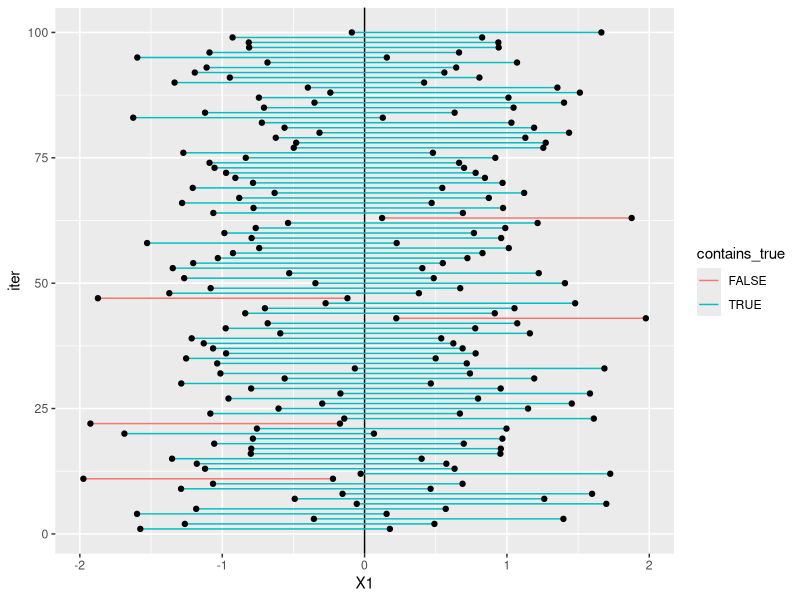
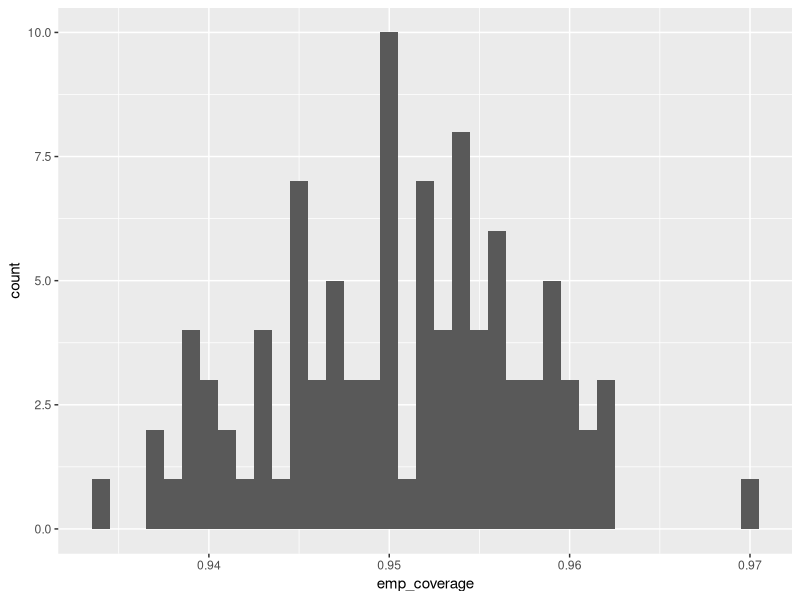

Here is the R script that generated these plots, in order:
# libraries and setup
library(tidyverse)
set.seed(400)

# Your turn
# 1. Coverage for CI for $\mu$ when $\sigma$ is known, $\left(\overline{x} - z_{1 - \frac{\alpha}{2}} \frac{\sigma}{\sqrt{n}}, \overline{x} + z_{1 - \frac{\alpha}{2}} \frac{\sigma}{\sqrt{n}}\right)$.
# a. Simulate $X_1, \dots, X_n \stackrel{iid}{\sim} N(0, 1)$. Compute the empirical coverage for a $95%$ confidence interval for $n = 5$ using $m = 1000$ MC samples.

## setup for MC
n <- 5
m <- 1000

## simulate data from assumed model
sample <- matrix(rnorm(n * m), nrow = m)

## calculate CIs and indicator variable
ci <- cbind(rowSums(sample)/n - qnorm(.975) * 1/sqrt(n), rowSums(sample)/n + qnorm(.975) * 1/sqrt(n))
y <- ci[,1] < 0 & ci[,2] > 0 # 0 is the true mean

## estimate coverage
mean(y)

# b.  Plot 100 confidence intervals using `geom_segment()` and add a line indicating the true value for $\mu = 0$. Color your intervals by if they contain $\mu$ or not.
data.frame(ci[1:100,]) |>
  mutate(iter = 1:100, contains_true = y[1:100]) |>
  ggplot() +
  geom_vline(aes(xintercept = 0)) +
  geom_segment(aes(x = X1, y = iter, xend = X2, yend = iter, colour = contains_true)) +
  geom_point(aes(x = X1, y = iter)) +
  geom_point(aes(x = X2, y = iter))

# c. Repeat the Monte Carlo estimate of coverage 100 times. Plot the distribution of the results. This is the Monte Carlo estimate of the distribution of the coverage.

## setup for MC
n <- 5
m <- 1000
rep_num <- 100

emp_coverage <- rep(NA, rep_num)
for(i in seq_len(rep_num)) {
  ## simulate data from assumed model
  sample <- matrix(rnorm(n * m), nrow = m)
  
  ## calculate CIs and indicator variable
  ci <- cbind(rowSums(sample)/n - qnorm(.975) * 1/sqrt(n), rowSums(sample)/n + qnorm(.975) * 1/sqrt(n))
  y <- ci[,1] < 0 & ci[,2] > 0 # 0 is the true mean
  
  ## estimate coverage
  emp_coverage[i] <- mean(y)
}

summary(emp_coverage)
ggplot() +
  geom_histogram(aes(emp_coverage), binwidth = .001)

#2. Repeat part 1 but without $\sigma$ known. Now you will plug in an estimage for $\sigma$ (using `sd()`) when you estimate the CI using the same formula that assumes $\sigma$ known. 
# What happens to the empirical coverage? What can we do to improve the coverage? Now increase $n$. What happens to coverage?

## setup for MC
n <- 5
m <- 1000

## simulate data from assumed model
sample <- matrix(rnorm(n * m), nrow = m)

## calculate CIs and indicator variable
sample_means <- rowMeans(sample)
sample_sd <- sqrt(1/(n - 1) * rowSums((sample - matrix(rep(sample_means, n), nrow = m))^2))

ci <- cbind(sample_means - qnorm(.975) * sample_sd/sqrt(n), sample_means + qnorm(.975) * sample_sd/sqrt(n))
y <- ci[,1] < 0 & ci[,2] > 0 # 0 is the true mean

## estimate coverage
mean(y)

## try bigger n
## setup for MC
n <- 500
m <- 1000

## simulate data from assumed model
sample <- matrix(rnorm(n * m), nrow = m)

## calculate CIs and indicator variable
sample_means <- rowMeans(sample)
sample_sd <- sqrt(1/(n - 1) * rowSums((sample - matrix(rep(sample_means, n), nrow = m))^2))

ci <- cbind(sample_means - qnorm(.975) * sample_sd/sqrt(n), sample_means + qnorm(.975) * sample_sd/sqrt(n))
y <- ci[,1] < 0 & ci[,2] > 0 # 0 is the true mean

## estimate coverage
mean(y)

## try with the t dsn
## setup for MC
n <- 5
m <- 1000

## simulate data from assumed model
sample <- matrix(rnorm(n * m), nrow = m)

## calculate CIs and indicator variable
sample_means <- rowMeans(sample)
sample_sd <- sqrt(1/(n - 1) * rowSums((sample - matrix(rep(sample_means, n), nrow = m))^2))

ci <- cbind(sample_means - qt(.975, df = n - 1) * sample_sd/sqrt(n), sample_means + qt(.975, df = n - 1) * sample_sd/sqrt(n))
y <- ci[,1] < 0 & ci[,2] > 0 # 0 is the true mean

## estimate coverage
mean(y)

#3. Repeat 2a. when the data are distributed $\text{Unif}[-1, 1]$ and variance unknown. What happens to the coverage? What can we do to improve coverage in this case and why?

## setup for MC
n <- 5
m <- 1000

## simulate data from assumed model
sample <- matrix(runif(n * m, -1, 1), nrow = m)

## calculate CIs and indicator variable
sample_means <- rowMeans(sample)
sample_sd <- sqrt(1/(n - 1) * rowSums((sample - matrix(rep(sample_means, n), nrow = m))^2))

ci <- cbind(sample_means - qnorm(.975) * sample_sd/sqrt(n), sample_means + qnorm(.975) * sample_sd/sqrt(n))
y <- ci[,1] < 0 & ci[,2] > 0 # 0 is the true mean

## estimate coverage
mean(y)

## try to get some asymptotic normality with CLT
## setup for MC
n <- 30
m <- 1000

## simulate data from assumed model
sample <- matrix(runif(n * m, -1, 1), nrow = m)

## calculate CIs and indicator variable
sample_means <- rowMeans(sample)
sample_sd <- sqrt(1/(n - 1) * rowSums((sample - matrix(rep(sample_means, n), nrow = m))^2))

ci <- cbind(sample_means - qnorm(.975) * sample_sd/sqrt(n), sample_means + qnorm(.975) * sample_sd/sqrt(n))
y <- ci[,1] < 0 & ci[,2] > 0 # 0 is the true mean

## estimate coverage
mean(y)
